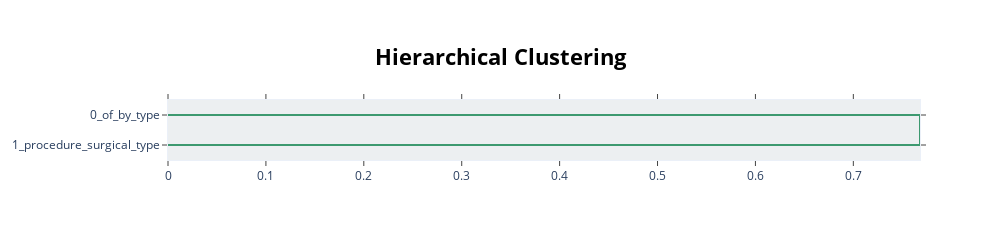

Here is the notebook cell this chart was saved with:
### Code cell
topic_model.visualize_hierarchy(hierarchical_topics=hierarchical_topics)

### Figure 1 — Plotly figure (JSON) as saved in the notebook; plotly's stock layout.template omitted (floating-point values rounded to 4 significant figures)
{"data": [{"hoverinfo": "text", "marker": {"color": "rgb(61,153,112)"}, "mode": "lines", "text": ["of_by_type_defined_relapse", "", "", "procedure_surgical_type_anatomic_site"], "type": "scatter", "x": [0, 0.7681, 0.7681, 0], "xaxis": "x", "y": [-5, -5, -15, -15], "yaxis": "y"}, {"hoverinfo": "text", "hovertext": [], "marker": {"color": "black"}, "mode": "markers", "showlegend": false, "type": "scatter", "x": [], "y": []}, {"hoverinfo": "text", "hovertext": [], "marker": {"color": "black"}, "mode": "markers", "showlegend": false, "type": "scatter", "x": [], "y": []}], "layout": {"autosize": false, "height": 230, "hoverlabel": {"bgcolor": "white", "font": {"family": "Rockwell", "size": 16}}, "hovermode": "closest", "plot_bgcolor": "#ECEFF1", "showlegend": false, "title": {"font": {"color": "Black", "size": 22}, "text": "<b>Hierarchical Clustering</b>", "x": 0.5, "xanchor": "center", "yanchor": "top"}, "width": 1000, "xaxis": {"mirror": "allticks", "rangemode": "tozero", "showgrid": false, "showline": true, "showticklabels": true, "ticks": "outside", "type": "linear", "zeroline": false}, "yaxis": {"mirror": "allticks", "range": [-20, 0], "rangemode": "tozero", "showgrid": false, "showline": true, "showticklabels": true, "tickmode": "array", "ticks": "outside", "ticktext": ["0_of_by_type", "1_procedure_surgical_type"], "tickvals": [-5, -15], "type": "linear", "zeroline": false}}}
